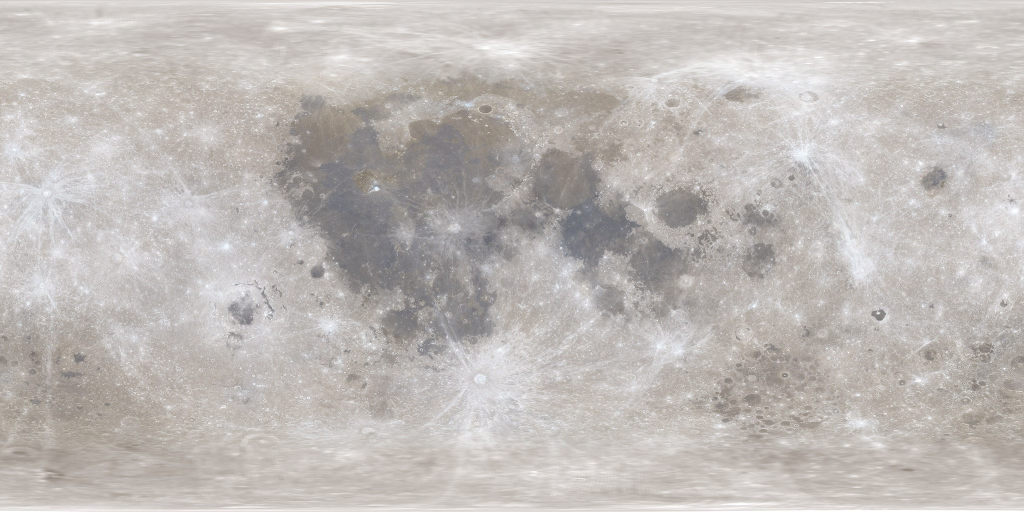
#> input picture assets-source/moon/lroc_color_2k.jpg, 2048 x 1024 px (shown at 1/2 size)
$ python generate-moon.py
#> lines starting #> are read from the running program, lines starting #| are printed output that depends on the picture
"""Bake a fixed gibbous disc from NASA LROC color and LOLA preview relief.

Run from repository root with Python, Pillow and NumPy. The 8-bit elevation
preview gives visual relief only; this is not a quantitative terrain model.
"""
from pathlib import Path
import numpy as np
from PIL import Image

root = Path(__file__).resolve().parent.parent
color = np.asarray(Image.open(root / 'assets-source/moon/lroc_color_2k.jpg').convert('RGB'), dtype=float) / 255
height = np.asarray(Image.open(root / 'assets-source/moon/ldem_3_8bit.jpg').convert('L'), dtype=float) / 255
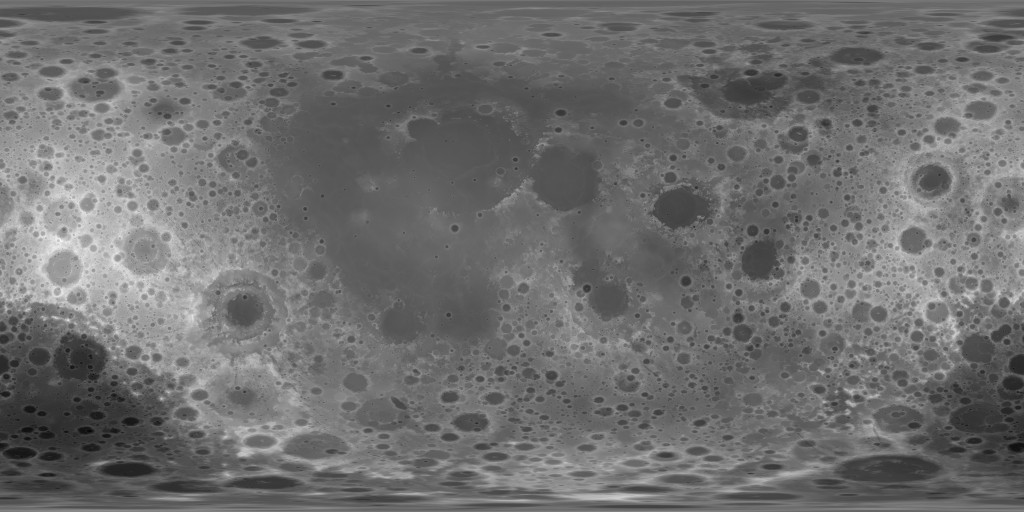
#> input picture assets-source/moon/ldem_3_8bit.jpg, 1024 x 512 px
size = 1024
y, x = np.mgrid[:size, :size]
x = (x + .5 - size / 2) / (size * .475)
y = -(y + .5 - size / 2) / (size * .475)
r2 = x*x + y*y
z = np.sqrt(np.maximum(0, 1-r2))
longitude = np.arctan2(x, z)
latitude = np.arcsin(np.clip(y, -1, 1))
u = longitude / (2*np.pi) + .5
v = .5 - latitude / np.pi

def sample(a, u, v):
    h, w = a.shape[:2]
#> h = 1024; w = 2048
    xx, yy = u*(w-1), np.clip(v, 0, 1)*(h-1)
    ix, iy = xx.astype(int), yy.astype(int)
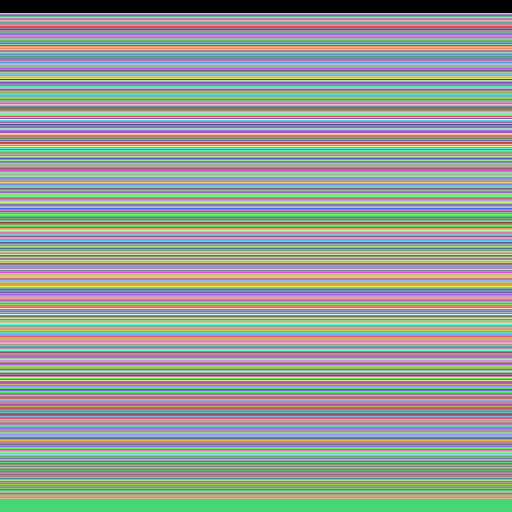
#> iy: shape (1024, 1024) int64 (shown at 1/2 size); 797 distinct labels, from 0 to 1023; one colour per label, 0 black
    dx, dy = xx-ix, yy-iy
    if a.ndim == 3: dx, dy = dx[...,None], dy[...,None]
    return (a[iy,ix]*(1-dx)+a[iy,np.minimum(ix+1,w-1)]*dx)*(1-dy)+(a[np.minimum(iy+1,h-1),ix]*(1-dx)+a[np.minimum(iy+1,h-1),np.minimum(ix+1,w-1)]*dx)*dy

albedo = sample(color,u,v)
elevation = sample(height,u,v)
#> in sample (call 2), `ix, iy = xx.astype(int), yy.astype(int)`:
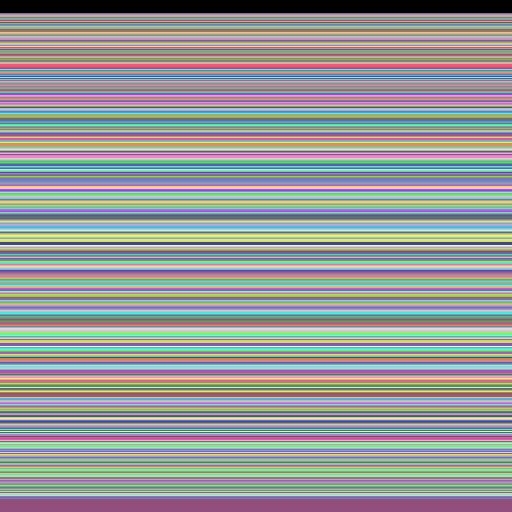
#> iy: shape (1024, 1024) int64 (shown at 1/2 size); 457 distinct labels, from 0 to 511; one colour per label, 0 black
dy, dx = np.gradient(elevation)
normal = np.stack((x-dx*5, y+dy*5, z),axis=-1)
normal /= np.maximum(.001,np.linalg.norm(normal,axis=-1,keepdims=True))
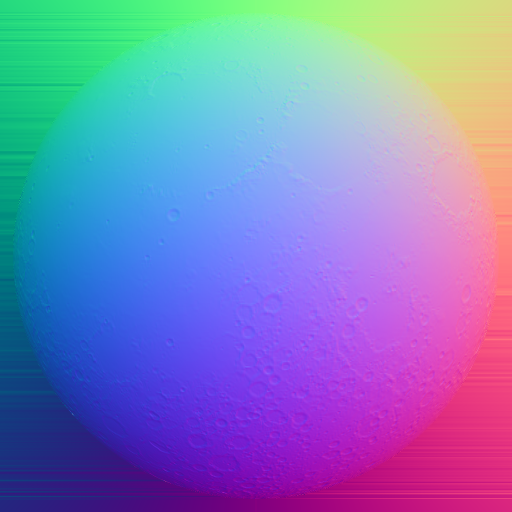
#> normal: shape (1024, 1024, 3) float64 (shown at 1/2 size); mean of channels 0, 1, 2 -0.000142, 0.00102, 0.473; drawn with min black and max white
light = np.array([.40,.18,.899]);light /= np.linalg.norm(light)
incidence = np.maximum(0,normal@light)
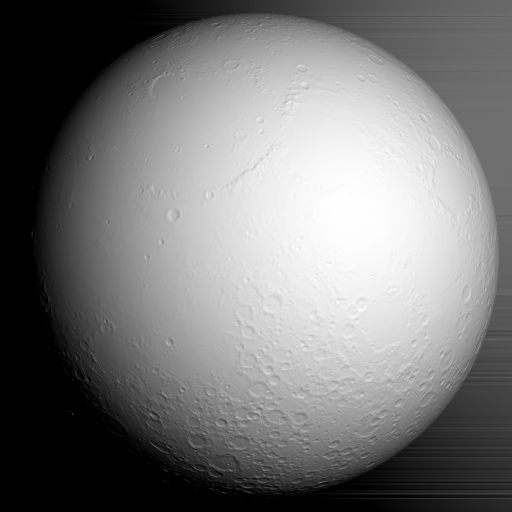
#> incidence: shape (1024, 1024) float64 (shown at 1/2 size); min 0, max 1, mean 0.47
# A restrained lunar diffuse response, rather than glossy highlights.
diffuse = incidence / np.maximum(.06,incidence+z)
linear = np.where(albedo<=.04045,albedo/12.92,((albedo+.055)/1.055)**2.4)
linear *= (.025 + diffuse*.97)[...,None]
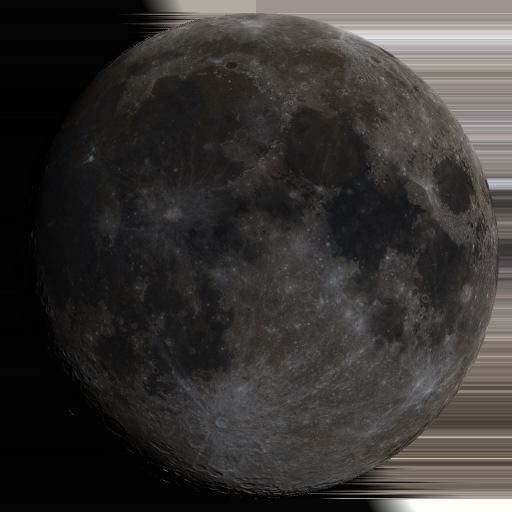
#> linear: shape (1024, 1024, 3) float64 (shown at 1/2 size); mean R, G, B 0.217, 0.206, 0.2
rgb = np.where(linear<=.0031308,linear*12.92,1.055*linear**(1/2.4)-.055)
alpha = np.clip((1-np.sqrt(r2))*size*.475+.5,0,1)
rgba = np.concatenate((np.clip(rgb,0,1),alpha[...,None]),axis=-1)
out = Image.fromarray(np.round(rgba*255).astype('uint8'),'RGBA').resize((512,512),Image.Resampling.LANCZOS)
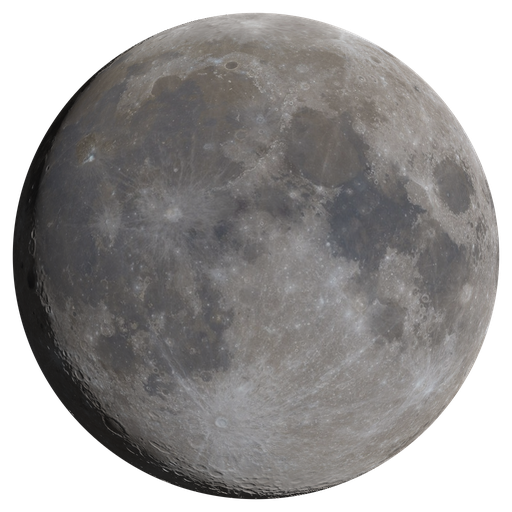
#> out: PIL image 512x512 RGBA; mean R, G, B, A 82.1, 80, 79.2, 180.8; transparent parts drawn white
out.save(root/'public/art/moon-lro-v001.png',optimize=True)
#> (the run stopped early here; a loop or call above may not have finished)
